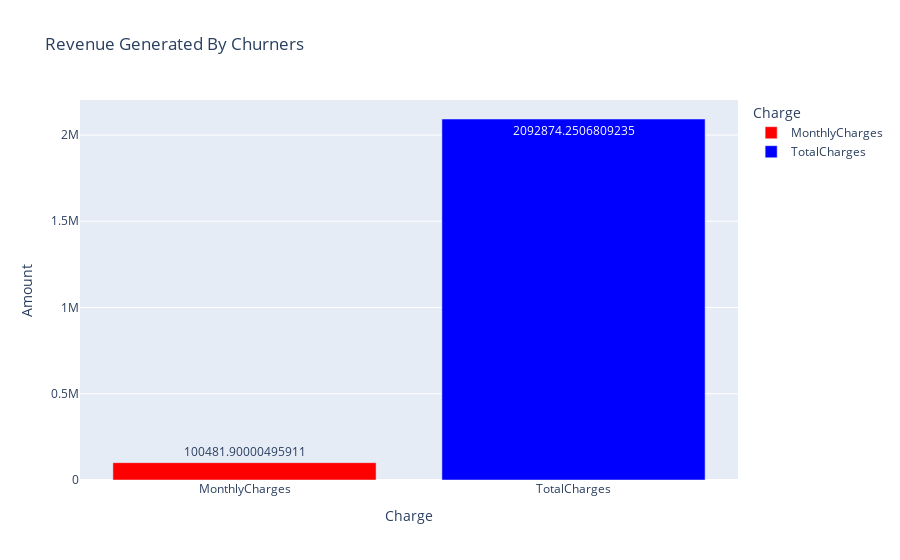

Notebook code for this chart:
### Markdown cell above
#### 1. How much revenue did churners generate?

### Code cell
churn_df= voda_data[voda_data["Churn"]== "Yes"]
amount = churn_df.agg({"MonthlyCharges": "sum", "TotalCharges": "sum"}).reset_index()

amount.columns = ["Charge", "Amount"]

fig = px.bar(data_frame= amount, x= "Charge",
       y= "Amount", title= "Revenue Generated By Churners", text= "Amount", color= "Charge",
             color_discrete_sequence= ["red", "blue"])
fig.show()

### Figure 1 — Plotly figure (JSON) as saved in the notebook; plotly's stock layout.template omitted (floating-point values rounded to 4 significant figures)
{"data": [{"alignmentgroup": "True", "hovertemplate": "Charge=%{x}<br>Amount=%{text}<extra></extra>", "legendgroup": "MonthlyCharges", "marker": {"color": "red", "pattern": {"shape": ""}}, "name": "MonthlyCharges", "offsetgroup": "MonthlyCharges", "orientation": "v", "showlegend": true, "text": [100500.0], "textposition": "auto", "type": "bar", "x": ["MonthlyCharges"], "xaxis": "x", "y": [100500.0], "yaxis": "y"}, {"alignmentgroup": "True", "hovertemplate": "Charge=%{x}<br>Amount=%{text}<extra></extra>", "legendgroup": "TotalCharges", "marker": {"color": "blue", "pattern": {"shape": ""}}, "name": "TotalCharges", "offsetgroup": "TotalCharges", "orientation": "v", "showlegend": true, "text": [2093000.0], "textposition": "auto", "type": "bar", "x": ["TotalCharges"], "xaxis": "x", "y": [2093000.0], "yaxis": "y"}], "layout": {"barmode": "relative", "legend": {"title": {"text": "Charge"}, "tracegroupgap": 0}, "title": {"text": "Revenue Generated By Churners"}, "xaxis": {"anchor": "y", "categoryarray": ["MonthlyCharges", "TotalCharges"], "categoryorder": "array", "domain": [0, 1], "title": {"text": "Charge"}}, "yaxis": {"anchor": "x", "domain": [0, 1], "title": {"text": "Amount"}}}}
